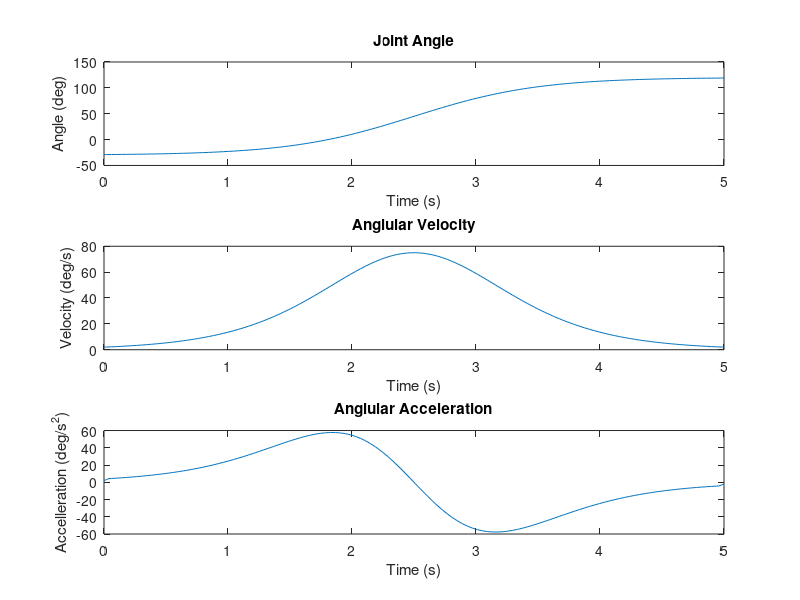

Source code (MATLAB):
%% BMEG301 Reverse Dynamic Solution For Device 3
% Authors: Bailey Phillips, Matthew Nuske, Oliver Michels, and Kyan Phillips

%% Assumptions

% The thigh is consider to be pivoted at the hip joint and has one DoF in flexion-extension. 
% Distal limb (shank) is fixed such that the longitudinal axis line up. 
% All other limbs can be ignored.

clc, clear

%% Parameters

% Subject Paramters
gender = 2; % 1 for female, 2 for male
weight = 85; % Total body mass of subject in 'kg'
height = 1.84; % Total body height of subject in 'm'

% Simulation Parameters
fps = 50;                           % Frames per second 
T_motion = 5;                       % Motion duration in seconds


% These are the first things i saw for the rom of the thigh about the hip.
% we can change this if we find its different with more research - Oli
theta_min = deg2rad(-30);                      % Minimum angle at extension
theta_max = deg2rad(120);                    % Maximum angle at flexion

%% Segment Factor Tables

% Segment factors based of De lava Table
% [Mass factor   Length factor   COM factor  Radius of Gyration factor]

% Female factors
segment_table(1).factors = [ 
0.1478  368.5/1735  0.3612  0.369;  % Thigh (female)
0.0481  432.3/1735  0.4416  0.271   % Shank (female)
];

% Male factors
segment_table(2).factors = [
0.1416  422.2/1741  0.4095  0.329;  % Thigh (male)
0.0433  434.0/1741  0.4459  0.255   % Shank (male)
];  


%% Create Structures With All of The Model's Segment Details 

model(1).name = 'Thigh'; model(1).color = 'k';
model(2).name = 'Shank'; model(2).color = 'r';

table = sprintf('Part Name \t Mass (kg)\t Length (m)\t COM (m)\t RGyration (m)\t Inertia (kg.m^2)');
disp(table)

% Assumption: The distal limb (shank) is fixed such that longitudinal axes
% line up, thus all other limbs can be ignored
for part = 1:2

    model(part).mass = weight*segment_table(gender).factors(part,1);
    model(part).length = height*segment_table(gender).factors(part,2);
    model(part).com_local = model(part).length*segment_table(gender).factors(part,3);

   if part < 2
        model(part).com_from_O = model(part).com_local;
    else
        model(part).com_from_O = model(part).com_local + sum([model(1:part-1).length]);
    end
    model(part).rgyration = model(part).length*segment_table(gender).factors(part,4);
    model(part).inertia = model(part).mass*(model(part).rgyration).^2;
    
    t = sprintf('%s\t\t %.3f\t\t %.3f\t\t %.3f\t\t %.3f\t\t %.5f',model(part).name,...
        model(part).mass, model(part).length, model(part).com_local,...
        model(part).rgyration, model(part).inertia);
    disp(t)
end

% System Center of Mass
mass_system = sum([model(:).mass]);

% display system mass
disp(['System mass = ', num2str(mass_system), ' kg']);

r_num = [model(:).mass].*[model(:).com_from_O];
CoM_system = sum(r_num)/mass_system;
disp([newline, 'System center of mass position = ',num2str(CoM_system),' m']);

% System Inertia About The Hip
I_seg_o = [model(:).inertia] + [model(:).mass].*([model(:).com_from_O].^2);
Inertia_system = sum(I_seg_o);
disp(['System mass moment of inertia at O = ',num2str(Inertia_system),' kg.m^2']);

%% Simulation Parameters
fps = 50;                           % Frames per second 
T_motion = 5;                       % Motion duration in seconds

% These are the first things i saw for the rom of the thigh about the hip.
% we can change this if we find its different with more research - Oli
theta_min = -30 * (pi/180);           % Minimum angle at extension in rad
theta_max = 120 * (pi/180);         % Maximum angle at flexion in rad

%% Simulation 
Num_Frames = ceil(T_motion*fps);                        % Calculates number of frames in the simulation
T_simulation = linspace(0, T_motion, Num_Frames);       % Creates a linearly spaced time vector for motion duration

% Sigmoid Function To Calculate Joint Angle
k = 10 / T_motion;                                                      % Steepness of sigmoid function (scales with the motion duration
s = 1 ./ (1 + exp(-k .* (T_simulation - (T_motion/2))));                % Sigmoid function
theta = (theta_min + (theta_max - theta_min) .* s) .* (180/pi);         % Joint angle 



omega = gradient(theta,T_simulation)                    % Angular velocity
alpha = gradient(omega,T_simulation)     % Angular acceleration

%% Plotting Results
figure;

% Joint Angle Over Time
subplot(3, 1, 1);
plot(T_simulation, theta);
ylabel('Angle (deg)');
xlabel('Time (s)')
title('Joint Angle');

% Joint Angular Velocity Over Time
subplot(3, 1, 2);
plot(T_simulation, omega)
ylabel('Velocity (deg/s)');
xlabel('Time (s)')
title('Anglular Velocity');

% Joint Angular Accelleration Over Time
subplot(3, 1, 3);
plot(T_simulation, alpha);
ylabel('Accelleration (deg/s^2)');
xlabel('Time (s)')
title('Anglular Acceleration');
